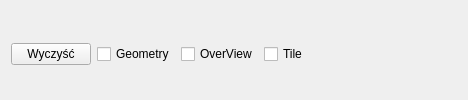
          <widget class="QWidget" name="widget_ov_clean" native="true">
           <property name="sizePolicy">
            <sizepolicy hsizetype="Fixed" vsizetype="Fixed">
             <horstretch>0</horstretch>
             <verstretch>0</verstretch>
            </sizepolicy>
           </property>
           <property name="minimumSize">
            <size>
             <width>450</width>
             <height>0</height>
            </size>
           </property>
           <layout class="QGridLayout" name="gridLayout_6">
            <property name="topMargin">
             <number>10</number>
            </property>
            <property name="rightMargin">
             <number>160</number>
            </property>
            <property name="bottomMargin">
             <number>2</number>
            </property>
            <item row="0" column="3">
             <widget class="QCheckBox" name="checkBox_ov_clean_geometry">
              <property name="text">
               <string>Geometry</string>
              </property>
             </widget>
            </item>
            <item row="0" column="4">
             <widget class="QCheckBox" name="checkBox_ov_clean_ov">
              <property name="text">
               <string>OverView</string>
              </property>
             </widget>
            </item>
            <item row="0" column="0">
             <widget class="QPushButton" name="pushButton_ov_clean">
              <property name="enabled">
               <bool>true</bool>
              </property>
              <property name="sizePolicy">
               <sizepolicy hsizetype="Fixed" vsizetype="Fixed">
                <horstretch>0</horstretch>
                <verstretch>0</verstretch>
               </sizepolicy>
              </property>
              <property name="text">
               <string>Wyczyść</string>
              </property>
             </widget>
            </item>
            <item row="0" column="5">
             <widget class="QCheckBox" name="checkBox_ov_clean_tile">
              <property name="text">
               <string>Tile</string>
              </property>
             </widget>
            </item>
           </layout>
          </widget>
